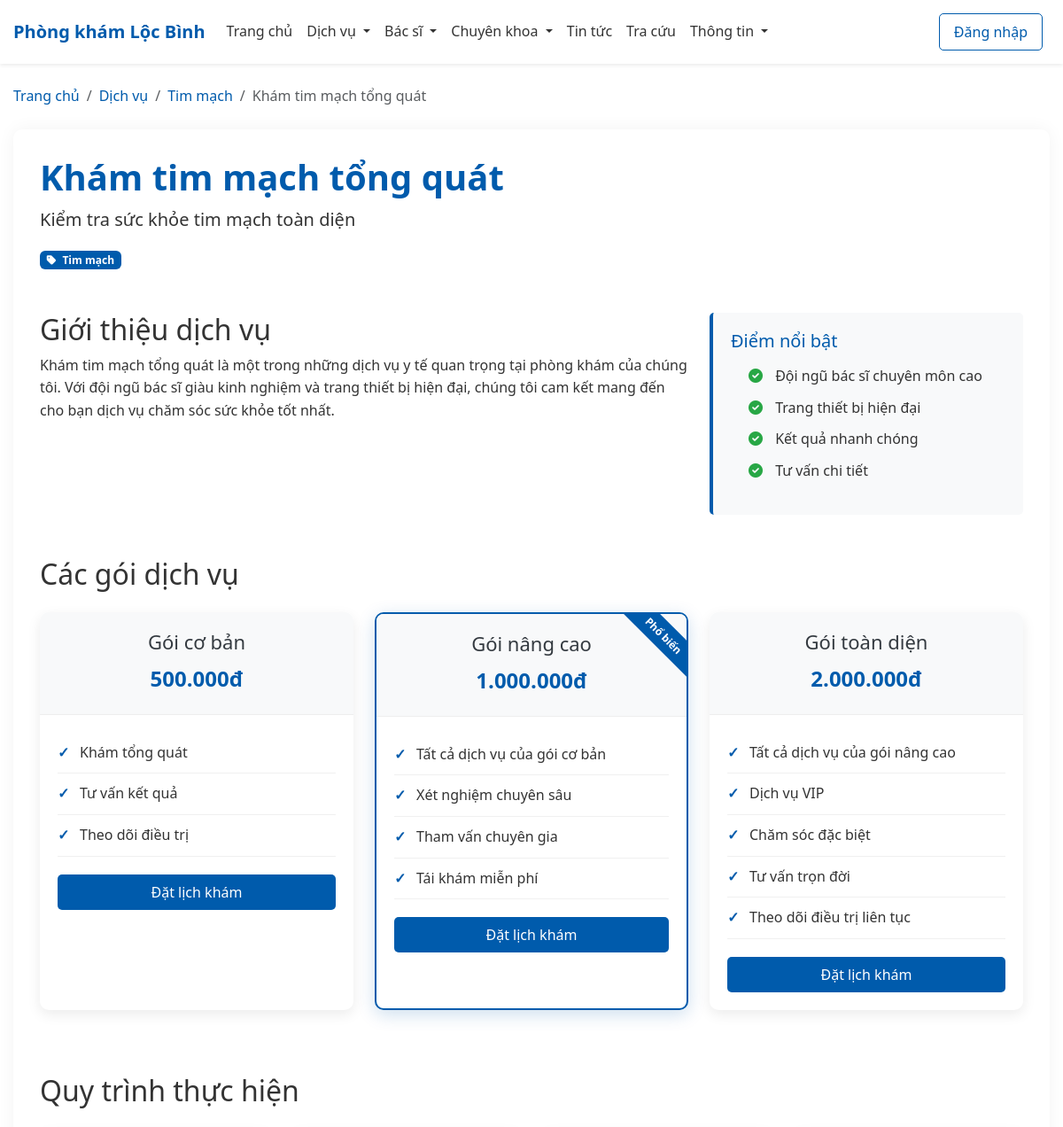
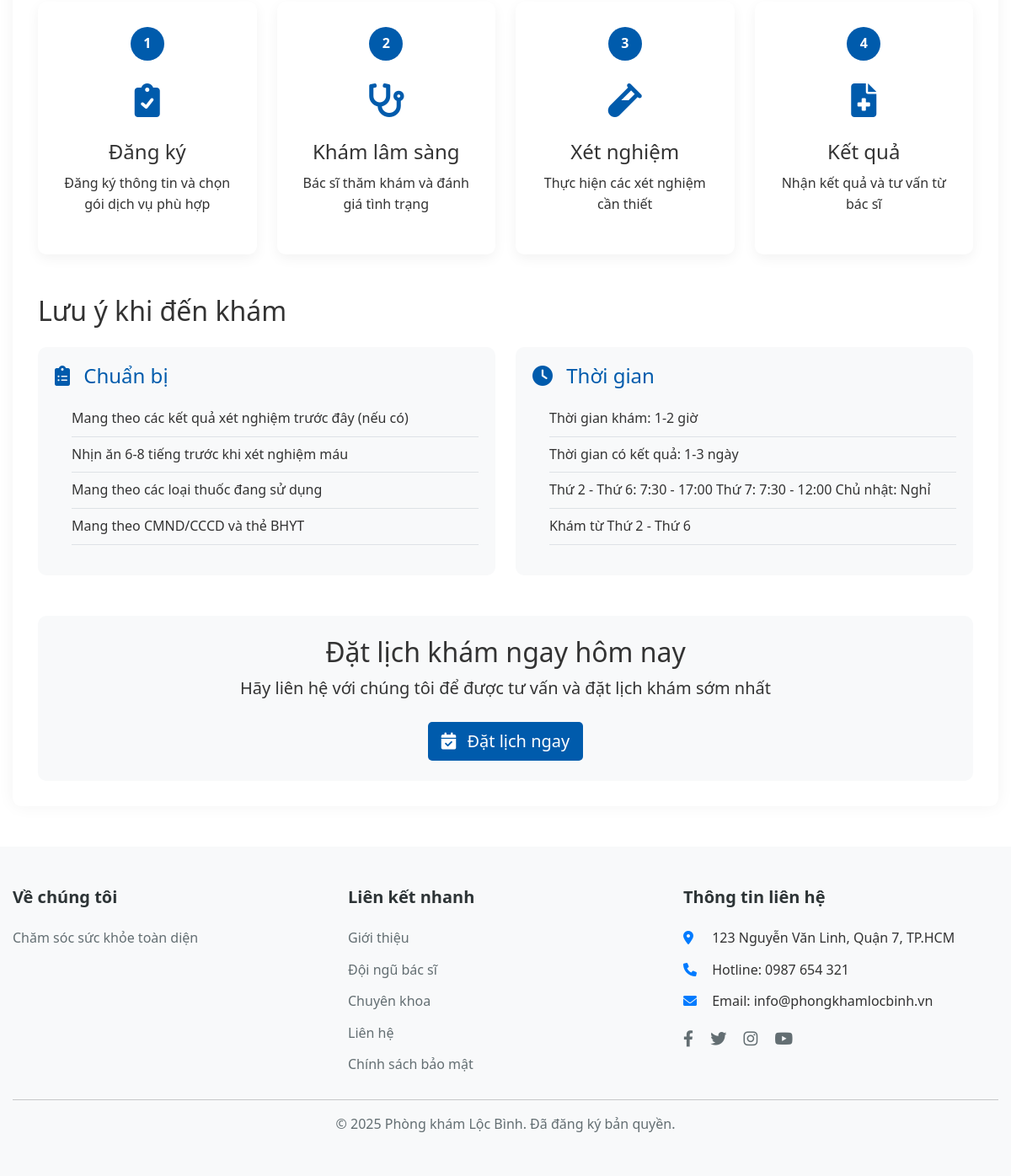
Page /chitiet_dichvu.php?id=1 on the committed database (2 pictures, top to bottom).
### tables this page shows
CREATE TABLE dichvu (
    id INT AUTO_INCREMENT PRIMARY KEY,
    ten_dichvu VARCHAR(150) NOT NULL,
    chuyenkhoa_id INT,
    gia_coban DECIMAL(10, 2) NOT NULL,
    hinh_anh VARCHAR(255),
    mota_ngan TEXT,
    chi_tiet TEXT,
    trangthai TINYINT DEFAULT 1,
    ngay_tao DATETIME DEFAULT CURRENT_TIMESTAMP,
    ngay_capnhat DATETIME DEFAULT NULL ON UPDATE CURRENT_TIMESTAMP,
    FOREIGN KEY (chuyenkhoa_id) REFERENCES chuyenkhoa(id) ON DELETE SET NULL
);

CREATE TABLE chuyenkhoa (
    id INT AUTO_INCREMENT PRIMARY KEY,
    ten_chuyenkhoa VARCHAR(100) NOT NULL,
    icon VARCHAR(50),
    mota TEXT,
    hinh_anh VARCHAR(255),
    ngay_tao DATETIME DEFAULT CURRENT_TIMESTAMP,
    ngay_capnhat DATETIME DEFAULT NULL ON UPDATE CURRENT_TIMESTAMP
);

### includes/functions.php (called while the page is built, shortened)
<?php
function get_setting($key, $default = '') {
    static $settings = null;
    if ($settings === null) {
        if ($settings === null) {
            global $conn;
            $settings = [];
            $result = $conn->query("SELECT ten_key, ten_value FROM caidat_website");
            if ($result && $result->num_rows > 0) {
                while ($row = $result->fetch_assoc()) {
                    $settings[$row['ten_key']] = $row['ten_value'];
                }
            }
        }
    }
    return isset($settings[$key]) ? $settings[$key] : $default;
}

### chitiet_dichvu.php (the view, shortened to what this page needs)
<?php
require_once 'admin/includes/db_connect.php';
require_once 'includes/functions.php';
$service_id = isset($_GET['id']) ? (int)$_GET['id'] : 0;
$service_sql = "SELECT d.*, ck.ten_chuyenkhoa
                FROM dichvu d
                LEFT JOIN chuyenkhoa ck ON d.chuyenkhoa_id = ck.id
                WHERE d.id = $service_id AND d.trangthai = 1";
$service_result = $conn->query($service_sql);
$service = $service_result->fetch_assoc();
$site_name = get_setting('site_name', 'Phòng Khám Lộc Bình');
$site_working_hours = get_setting('site_working_hours', 'Thứ 2 - Thứ 6: 8:00 - 17:00');
$packages = [];
if (empty($packages)) {
    $base_price = $service['gia_coban'];
    $packages[] = [
        'ten_goi' => 'Gói cơ bản',
        'gia' => $base_price,
        'mo_ta' => 'Dịch vụ cơ bản với đầy đủ các yêu cầu thiết yếu',
        'chi_tiet' => "Khám tổng quát\nTư vấn kết quả\nTheo dõi điều trị"
    ];
    $packages[] = [
        'ten_goi' => 'Gói nâng cao',
        'gia' => $base_price * 2,
        'mo_ta' => 'Dịch vụ nâng cao với nhiều quyền lợi',
        'chi_tiet' => "Tất cả dịch vụ của gói cơ bản\nXét nghiệm chuyên sâu\nTham vấn chuyên gia\nTái khám miễn phí",
        'featured' => true
    ];
    $packages[] = [
        'ten_goi' => 'Gói toàn diện',
        'gia' => $base_price * 4,
        'mo_ta' => 'Dịch vụ toàn diện với đầy đủ quyền lợi',
        'chi_tiet' => "Tất cả dịch vụ của gói nâng cao\nDịch vụ VIP\nChăm sóc đặc biệt\nTư vấn trọn đời\nTheo dõi điều trị liên tục"
    ];
}
function formatPrice($price) {
    return number_format($price, 0, ',', '.') . 'đ';
}
$working_hours = explode(',', $site_working_hours);
$working_days = '';
if(!empty($working_hours)) {
    foreach($working_hours as $hour) {
        if(strpos($hour, 'Thứ 2') !== false || strpos($hour, 'T2') !== false) {
            $working_days = 'Thứ 2 - Thứ 6';
            break;
        }
    }
}
?>
<!DOCTYPE html>
<html lang="vi">
<head>
    <?php include 'includes/head.php'; ?>
    <link rel="stylesheet" href="assets/css/pages/chitiet_dichvu.css">
</head>
<body>
    <?php include 'includes/header.php'; ?>
    <div class="container mt-4">
        <nav aria-label="breadcrumb">
            <ol class="breadcrumb">
                <li class="breadcrumb-item"><a href="index.php">Trang chủ</a></li>
                <li class="breadcrumb-item"><a href="dichvu.php">Dịch vụ</a></li>
                <?php if (!empty($service['chuyenkhoa_id'])): ?>
                <li class="breadcrumb-item">
                    <a href="dichvu.php?specialty=<?= $service['chuyenkhoa_id'] ?>">
                        <?= $service['ten_chuyenkhoa'] ?>
                    </a>
                </li>
                <?php endif; ?>
                <li class="breadcrumb-item active" aria-current="page"><?= $service['ten_dichvu'] ?></li>
            </ol>
        </nav>
    </div>
    <div class="container my-4">
        <div class="service-detail-container">
            <div class="service-header">
                <div class="row align-items-center">
                    <div class="col-md-8">
                        <h1><?= $service['ten_dichvu'] ?></h1>
                        <p class="lead"><?= $service['mota_ngan'] ?></p>
                        <?php if (!empty($service['ten_chuyenkhoa'])): ?>
                        <div class="service-category">
                            <span class="badge bg-primary"><i class="fas fa-tag me-1"></i> <?= $service['ten_chuyenkhoa'] ?></span>
                        </div>
                        <?php endif; ?>
                    </div>
                </div>
            </div>
            <div class="service-description mt-5">
                <div class="row">
                    <div class="col-md-8">
                        <h2>Giới thiệu dịch vụ</h2>
                        <?php if (!empty($service['chi_tiet'])): ?>
                            <?= $service['chi_tiet'] ?>
                        <?php else: ?>
                            <p><?= $service['ten_dichvu'] ?> là một trong những dịch vụ y tế quan trọng tại phòng khám của chúng tôi. Với đội ngũ bác sĩ giàu kinh nghiệm và trang thiết bị hiện đại, chúng tôi cam kết mang đến cho bạn dịch vụ chăm sóc sức khỏe tốt nhất.</p>
                        <?php endif; ?>
                    </div>
                    <div class="col-md-4">
                        <div class="highlight-box">
                            <h3>Điểm nổi bật</h3>
                            <ul>
                                <li><i class="fas fa-check-circle"></i> Đội ngũ bác sĩ chuyên môn cao</li>
                                <li><i class="fas fa-check-circle"></i> Trang thiết bị hiện đại</li>
                                <li><i class="fas fa-check-circle"></i> Kết quả nhanh chóng</li>
                                <li><i class="fas fa-check-circle"></i> Tư vấn chi tiết</li>
                            </ul>
                        </div>
                    </div>
                </div>
            </div>
            <div class="service-packages mt-5">
                <h2>Các gói dịch vụ</h2>
                <div class="row mt-4">
                    <?php foreach($packages as $index => $package): ?>
                    <div class="col-md-4 mb-4">
                        <div class="package-card <?= isset($package['featured']) && $package['featured'] ? 'featured' : '' ?>">
                            <div class="package-header">
                                <h3><?= $package['ten_goi'] ?></h3>
                                <div class="price"><?= formatPrice($package['gia']) ?></div>
                            </div>
                            <div class="package-body">
                                <ul>
                                    <?php
                                    $features = explode("\n", $package['chi_tiet']);
                                    foreach($features as $feature):
                                        $feature = trim($feature);
                                        if(!empty($feature)):
                                    ?>
                                        <li><?= $feature ?></li>
                                    <?php
                                        endif;
                                    endforeach;
                                    ?>
                                </ul>
                                <a href="datlich.php?service_id=<?= $service_id ?>&package=<?= $index + 1 ?>" class="btn btn-primary w-100">Đặt lịch khám</a>
                            </div>
                        </div>
                    </div>
                    <?php endforeach; ?>
                </div>
            </div>
            <div class="service-process mt-5">
                <h2>Quy trình thực hiện</h2>
                <div class="process-steps mt-4">
                    <div class="row">
                        <div class="col-md-3 text-center">
                            <div class="step-item">
                                <div class="step-number">1</div>
                                <div class="step-icon"><i class="fas fa-clipboard-check"></i></div>
                                <h4>Đăng ký</h4>
                                <p>Đăng ký thông tin và chọn gói dịch vụ phù hợp</p>
                            </div>
                        </div>
                        <div class="col-md-3 text-center">
                            <div class="step-item">
                                <div class="step-number">2</div>
                                <div class="step-icon"><i class="fas fa-stethoscope"></i></div>
                                <h4>Khám lâm sàng</h4>
                                <p>Bác sĩ thăm khám và đánh giá tình trạng</p>
                            </div>
                        </div>
                        <div class="col-md-3 text-center">
                            <div class="step-item">
                                <div class="step-number">3</div>
                                <div class="step-icon"><i class="fas fa-vial"></i></div>
                                <h4>Xét nghiệm</h4>
                                <p>Thực hiện các xét nghiệm cần thiết</p>
                            </div>
                        </div>
                        <div class="col-md-3 text-center">
                            <div class="step-item">
                                <div class="step-number">4</div>
                                <div class="step-icon"><i class="fas fa-file-medical"></i></div>
                                <h4>Kết quả</h4>
                                <p>Nhận kết quả và tư vấn từ bác sĩ</p>
                            </div>
                        </div>
                    </div>
                </div>
            </div>
            <div class="service-notes mt-5">
                <h2>Lưu ý khi đến khám</h2>
                <div class="row mt-4">
                    <div class="col-md-6">
                        <div class="note-card">
                            <h4><i class="fas fa-clipboard-list"></i> Chuẩn bị</h4>
                            <ul>
                                <?php if ($service['chuyenkhoa_id'] == 1):  ?>
                                <li>Mang theo các kết quả xét nghiệm trước đây (nếu có)</li>
                                <li>Nhịn ăn 6-8 tiếng trước khi xét nghiệm máu</li>
                                <li>Mang theo các loại thuốc đang sử dụng</li>
                                <li>Mang theo CMND/CCCD và thẻ BHYT</li>
                                <?php endif; ?>
                            </ul>
                        </div>
                    </div>
                    <div class="col-md-6">
                        <div class="note-card">
                            <h4><i class="fas fa-clock"></i> Thời gian</h4>
                            <ul>
                                <li>Thời gian khám: 1-2 giờ</li>
                                <li>Thời gian có kết quả: 1-3 ngày</li>
                                <?php foreach($working_hours as $index => $hour): ?>
                                    <?php if($index < 2): ?>
                                    <li><?php echo htmlspecialchars(trim($hour)); ?></li>
                                    <?php endif; ?>
                                <?php endforeach; ?>
                                <li>Khám từ <?php echo $working_days; ?></li>
                            </ul>
                        </div>
                    </div>
                </div>
            </div>
            <div class="cta-section text-center mt-5 py-4" style="background-color: #f8f9fa; border-radius: 10px;">
                <h2>Đặt lịch khám ngay hôm nay</h2>
                <p class="lead mb-4">Hãy liên hệ với chúng tôi để được tư vấn và đặt lịch khám sớm nhất</p>
                <a href="datlich.php?service_id=<?= $service_id ?>" class="btn btn-primary btn-lg">
                    <i class="fas fa-calendar-check me-2"></i> Đặt lịch ngay
                </a>
            </div>
        </div>
    </div>
    <?php include 'includes/footer.php'; ?>
</body>
</html>

### assets/css/style.css (style rules this page uses)
:root { --primary-color: #007bff; --secondary-color: #6c757d; --success-color: #28a745; --danger-color: #dc3545; --warning-color: #ffc107; --info-color: #17a2b8; --light-color: #f8f9fa; --dark-color: #343a40; }
* { margin: 0; padding: 0; box-sizing: border-box; }
body { font-family: 'Segoe UI', Tahoma, Geneva, Verdana, sans-serif; line-height: 1.6; color: #333; }
a { text-decoration: none; color: var(--primary-color); }
.container { max-width: 1200px; margin: 0 auto; padding: 0 15px; }
.btn { display: inline-block; padding: 0.5rem 1rem; border-radius: 5px; transition: all 0.3s ease; border: none; cursor: pointer; }
.btn-primary { background-color: var(--primary-color); color: white; }

### assets/css/pages/chitiet_dichvu.css (style rules this page uses)
.service-detail-container { background-color: white; border-radius: 15px; padding: 30px; box-shadow: 0 0 20px rgba(0, 0, 0, 0.1); }
.highlight-box { background-color: #f8f9fa; padding: 20px; border-radius: 10px; border-left: 4px solid #005bac; }
.highlight-box ul { list-style-type: none; padding-left: 0; }
.highlight-box li { margin-bottom: 10px; }
.highlight-box i { color: #28a745; margin-right: 10px; }
.package-card { background-color: white; border-radius: 10px; box-shadow: 0 0 15px rgba(0, 0, 0, 0.1); overflow: hidden; height: 100%; transition: transform 0.3s ease; }
.package-card.featured { border: 2px solid #005bac; }
.package-header { background-color: #f8f9fa; padding: 20px; text-align: center; border-bottom: 1px solid #dee2e6; }
.package-header h3 { margin: 0; color: #333; }
.price { font-size: 1.5rem; color: #005bac; font-weight: bold; margin-top: 10px; }
.package-body { padding: 20px; }
.package-body ul { list-style-type: none; padding-left: 0; margin-bottom: 20px; }
.package-body li { padding: 8px 0; border-bottom: 1px solid #eee; }
.process-steps { position: relative; }
.step-item { padding: 20px; background-color: white; border-radius: 10px; box-shadow: 0 0 15px rgba(0, 0, 0, 0.1); height: 100%; }
.step-number { width: 40px; height: 40px; background-color: #005bac; color: white; border-radius: 50%; display: flex; align-items: center; justify-content: center; margin: 0 auto 15px; font-weight: bold; }
.step-icon { font-size: 2rem; color: #005bac; margin-bottom: 15px; }
.step-item h4 { margin-bottom: 10px; color: #333; }
.note-card { background-color: #f8f9fa; padding: 20px; border-radius: 10px; height: 100%; }
.note-card h4 { color: #005bac; margin-bottom: 15px; }
.note-card i { margin-right: 10px; }
.note-card ul { list-style-type: none; padding-left: 0; }
.note-card li { padding: 8px 0; border-bottom: 1px solid #dee2e6; }

### rows in the picture
dichvu: chuyenkhoa.ten_chuyenkhoa "Tim mạch", ten_dichvu "Khám tim mạch tổng quát", mota_ngan "Kiểm tra sức khỏe tim mạch toàn diện"

### other values in the picture
$site_name "Phòng khám Lộc Bình"
$package['ten_goi'] "Gói cơ bản"
formatPrice($package['gia']) "500.000đ"
$feature "Khám tổng quát"
$feature "Tư vấn kết quả"
$feature "Theo dõi điều trị"
$package['ten_goi'] "Gói nâng cao"
formatPrice($package['gia']) "1.000.000đ"
$feature "Tất cả dịch vụ của gói cơ bản"
$feature "Xét nghiệm chuyên sâu"
$feature "Tham vấn chuyên gia"
$feature "Tái khám miễn phí"
$package['ten_goi'] "Gói toàn diện"
formatPrice($package['gia']) "2.000.000đ"
$feature "Tất cả dịch vụ của gói nâng cao"
